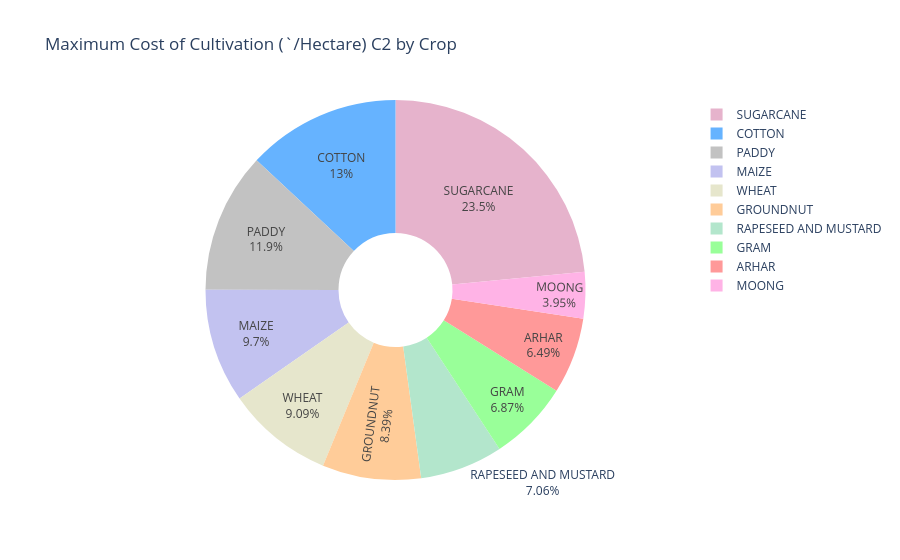

The cell this chart's notebook holds for it:
### Code cell
import plotly.graph_objects as go

# Define colors for each pie slice
colors = ['#ff9999', '#66b3ff', '#99ff99', '#ffcc99', '#c2c2f0', '#ffb3e6', '#c2c2c2', '#b3e6cc', '#e6b3cc', '#e6e6cc']

# Create the pie chart
fig = go.Figure(data=[go.Pie(labels=crop_df.index, values=crop_df['max_Cost_C2'], hole=0.3, textinfo='label+percent', marker=dict(colors=colors))])
fig.update_layout(title='Maximum Cost of Cultivation (`/Hectare) C2 by Crop')

# Show the pie chart
fig.show()

### Figure 1 — Plotly figure (JSON) as saved in the notebook; plotly's stock layout.template omitted (floating-point values rounded to 4 significant figures)
{"data": [{"hole": 0.3, "labels": ["ARHAR", "COTTON", "GRAM", "GROUNDNUT", "MAIZE", "MOONG", "PADDY", "RAPESEED AND MUSTARD", "SUGARCANE", "WHEAT"], "marker": {"colors": ["#ff9999", "#66b3ff", "#99ff99", "#ffcc99", "#c2c2f0", "#ffb3e6", "#c2c2c2", "#b3e6cc", "#e6b3cc", "#e6e6cc"]}, "textinfo": "label+percent", "type": "pie", "values": [25270.0, 50830.0, 26760.0, 32680.0, 37800.0, 15370.0, 46450.0, 27510.0, 91440.0, 35420.0]}], "layout": {"title": {"text": "Maximum Cost of Cultivation (`/Hectare) C2 by Crop"}}}
